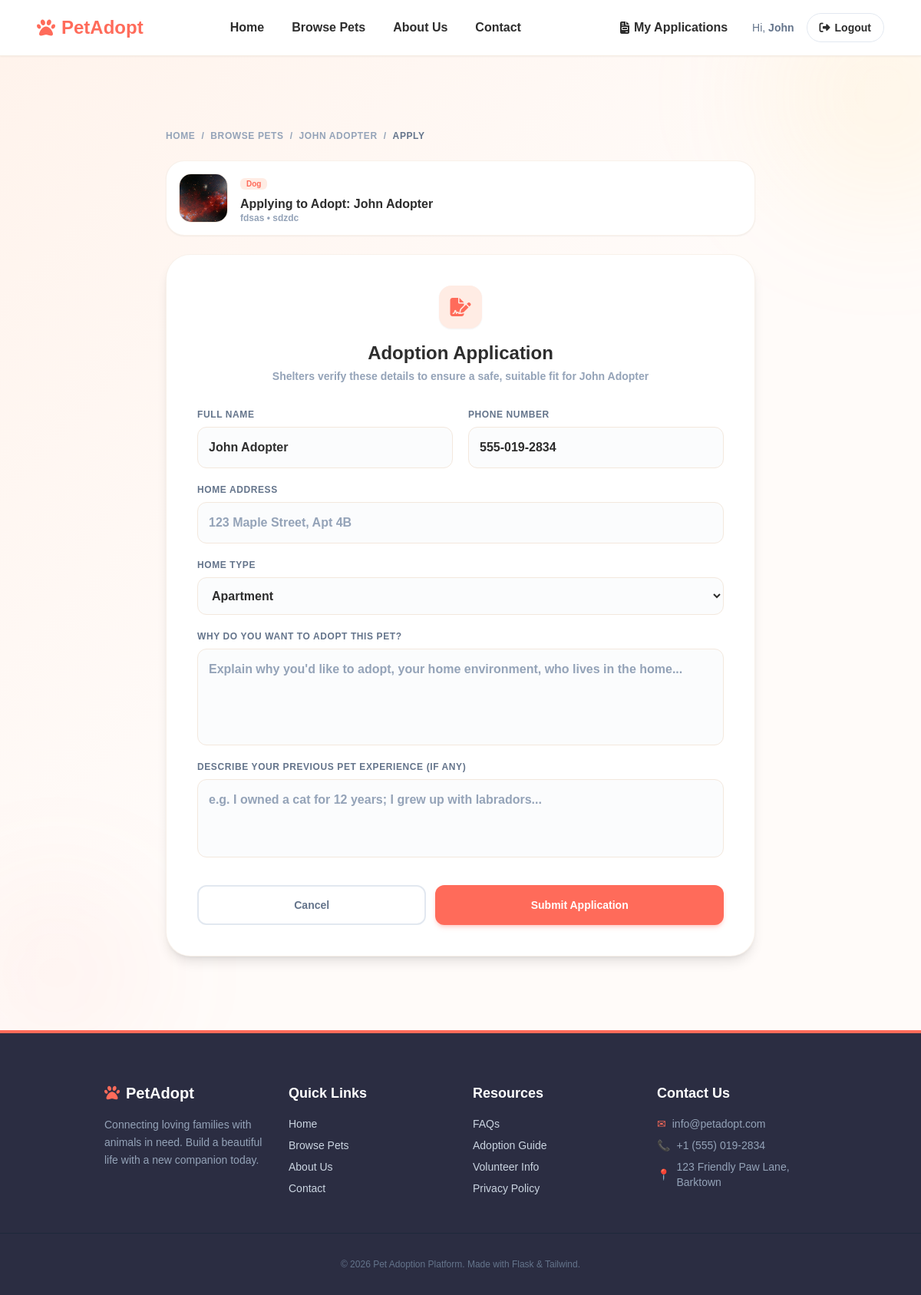
Page /adopt/4 (signed in) on the committed database.
### models.py (models this page shows, shortened)
class User(db.Model, UserMixin):
    __tablename__ = 'users'
    id = db.Column(db.Integer, primary_key=True)
    name = db.Column(db.String(100), nullable=False)
    email = db.Column(db.String(120), unique=True, nullable=False)
    password_hash = db.Column(db.String(255), nullable=False)
    role = db.Column(db.String(20), nullable=False, default='adopter')  # adopter, shelter, admin
    phone = db.Column(db.String(20), nullable=True)
    city = db.Column(db.String(100), nullable=True)
    created_at = db.Column(db.DateTime, default=datetime.utcnow)
    pets = db.relationship('Pet', backref='shelter', lazy=True, cascade="all, delete-orphan")
    applications = db.relationship('AdoptionApplication', backref='applicant', lazy=True, cascade="all, delete-orphan")

class Pet(db.Model):
    __tablename__ = 'pets'
    id = db.Column(db.Integer, primary_key=True)
    name = db.Column(db.String(100), nullable=False)
    species = db.Column(db.String(50), nullable=False)  # Dog, Cat, Rabbit, Bird, Other
    breed = db.Column(db.String(100), nullable=True)
    age = db.Column(db.Integer, nullable=True)
    gender = db.Column(db.String(20), nullable=False)  # Male, Female
    size = db.Column(db.String(20), nullable=False)  # Small, Medium, Large
    color = db.Column(db.String(50), nullable=True)
    description = db.Column(db.Text, nullable=True)
    photo = db.Column(db.String(255), nullable=True, default='default_pet.png')
    location = db.Column(db.String(100), nullable=False)
    vaccinated = db.Column(db.Boolean, default=False)
    is_adopted = db.Column(db.Boolean, default=False)
    shelter_id = db.Column(db.Integer, db.ForeignKey('users.id'), nullable=False)
    created_at = db.Column(db.DateTime, default=datetime.utcnow)
    applications = db.relationship('AdoptionApplication', backref='pet', lazy=True, cascade="all, delete-orphan")

### adoption_routes.py (the view, shortened to what this page needs)
@adoptions_bp.route('/adopt/<int:pet_id>', methods=['GET', 'POST'])
@login_required
@role_required('adopter')
def apply(pet_id):
    pet = Pet.query.get_or_404(pet_id)
    if pet.is_adopted:
        flash('This pet has already been adopted!', 'warning')
        return redirect(url_for('pets.pet_detail', pet_id=pet.id))
    existing_app = AdoptionApplication.query.filter_by(
        pet_id=pet.id,
        applicant_id=current_user.id
    ).first()
    if existing_app:
        flash(f'You have already submitted an application for {pet.name}.', 'info')
        return redirect(url_for('adoptions.my_applications'))
    form = AdoptionForm()
    if request.method == 'GET':
        form.full_name.data = current_user.name
        form.phone.data = current_user.phone
    return render_template('adoptions/apply.html', form=form, pet=pet)

### templates/adoptions/apply.html (shortened to what this page needs)
{% extends 'base.html' %}
{% block content %}
<section class="py-16 md:py-24 bg-gradient-to-br from-[#ffece4]/40 via-[#fffbf9] to-[#fffbf9] px-6 md:px-12 relative overflow-hidden text-left">
    <div class="absolute top-[-100px] right-[-100px] w-[300px] h-[300px] rounded-full bg-[#ffc857]/10 blur-[80px] pointer-events-none"></div>
    <div class="absolute bottom-[-50px] left-[-50px] w-[250px] h-[250px] rounded-full bg-[#ff7e67]/5 blur-[70px] pointer-events-none"></div>
    <div class="container mx-auto max-w-3xl z-10 relative">
        <nav class="flex items-center gap-2 text-xs font-bold uppercase tracking-wider text-slate-400 mb-6">
            <a href="{{ url_for('general.home') }}" class="hover:text-primary transition-colors">Home</a>
            <span>/</span>
            <a href="{{ url_for('pets.pet_list') }}" class="hover:text-primary transition-colors">Browse Pets</a>
            <span>/</span>
            <a href="{{ url_for('pets.pet_detail', pet_id=pet.id) }}" class="hover:text-primary transition-colors">{{ pet.name }}</a>
            <span>/</span>
            <span class="text-slate-500">Apply</span>
        </nav>
        <div class="bg-white border border-border/60 rounded-3xl p-4 shadow-sm mb-6 flex items-center gap-4">
            <div class="w-16 h-16 rounded-2xl overflow-hidden border border-border flex-shrink-0 bg-slate-50">
                {% if pet.photo %}
                    <img
                      src="{{ url_for('static', filename='uploads/pet_photos/' + pet.photo) }}"
                      alt="{{ pet.name }}"
                      class="w-full h-full object-cover"
                    />
                {% else %}
                    <img
                      src="{{ url_for('static', filename='uploads/pet_photos/default_pet.png') }}"
                      alt="{{ pet.name }}"
                      class="w-full h-full object-cover"
                    />
                {% endif %}
            </div>
            <div>
                <span class="text-[10px] font-bold px-2 py-0.5 bg-primary-light text-primary rounded-md">
                    {{ pet.species }}
                </span>
                <h2 class="text-base font-black text-dark mt-1">Applying to Adopt: {{ pet.name }}</h2>
                <p class="text-xs text-slate-400 font-semibold leading-none">
                    {% if pet.breed %}{{ pet.breed }}{% else %}Mixed Breed{% endif %} &bull; {{ pet.location }}
                </p>
            </div>
        </div>
        <div class="bg-white border border-border/60 rounded-[32px] p-8 md:p-10 shadow-lg">
            <div class="text-center mb-8">
                <div class="w-14 h-14 bg-primary-light text-primary rounded-2xl flex items-center justify-center text-2xl mx-auto mb-4 shadow-sm">
                    <i class="fa-solid fa-file-signature"></i>
                </div>
                <h1 class="text-2xl font-black text-dark mb-1">Adoption Application</h1>
                <p class="text-slate-400 text-sm font-semibold">Shelters verify these details to ensure a safe, suitable fit for {{ pet.name }}</p>
            </div>
            <form method="POST" action="{{ url_for('adoptions.apply', pet_id=pet.id) }}" novalidate class="space-y-5">
                <div class="grid grid-cols-1 md:grid-cols-2 gap-5">
                    <div class="flex flex-col gap-2">
                        {{ form.full_name.label(class="text-xs font-bold text-slate-500 uppercase tracking-wider") }}
                        {{ form.full_name(class="w-full bg-slate-50/50 p-3.5 rounded-xl border outline-none text-base text-dark placeholder:text-slate-400 font-semibold transition-all focus:bg-white " + ("border-red-400 focus:border-red-500 focus:ring-4 focus:ring-red-100" if form.full_name.errors else "border-border focus:border-primary focus:ring-4 focus:ring-primary/10"), placeholder="Jane Doe") }}
                    </div>
                    <div class="flex flex-col gap-2">
                        {{ form.phone.label(class="text-xs font-bold text-slate-500 uppercase tracking-wider") }}
                        {{ form.phone(class="w-full bg-slate-50/50 p-3.5 rounded-xl border outline-none text-base text-dark placeholder:text-slate-400 font-semibold transition-all focus:bg-white " + ("border-red-400 focus:border-red-500 focus:ring-4 focus:ring-red-100" if form.phone.errors else "border-border focus:border-primary focus:ring-4 focus:ring-primary/10"), placeholder="555-123-4567") }}
                    </div>
                    <div class="flex flex-col gap-2 md:col-span-2">
                        {{ form.address.label(class="text-xs font-bold text-slate-500 uppercase tracking-wider") }}
                        {{ form.address(class="w-full bg-slate-50/50 p-3.5 rounded-xl border outline-none text-base text-dark placeholder:text-slate-400 font-semibold transition-all focus:bg-white " + ("border-red-400 focus:border-red-500 focus:ring-4 focus:ring-red-100" if form.address.errors else "border-border focus:border-primary focus:ring-4 focus:ring-primary/10"), placeholder="123 Maple Street, Apt 4B") }}
                    </div>
                    <div class="flex flex-col gap-2 md:col-span-2">
                        {{ form.home_type.label(class="text-xs font-bold text-slate-500 uppercase tracking-wider") }}
                        {{ form.home_type(class="w-full bg-slate-50/50 p-3.5 rounded-xl border border-border outline-none text-base text-dark font-semibold transition-all focus:bg-white focus:border-primary focus:ring-4 focus:ring-primary/10 cursor-pointer") }}
                    </div>
                    <div class="flex flex-col gap-2 md:col-span-2">
                        {{ form.reason.label(class="text-xs font-bold text-slate-500 uppercase tracking-wider") }}
                        {{ form.reason(class="w-full bg-slate-50/50 p-3.5 rounded-xl border outline-none text-base text-dark placeholder:text-slate-400 font-semibold transition-all focus:bg-white resize-none " + ("border-red-400 focus:border-red-500 focus:ring-4 focus:ring-red-100" if form.reason.errors else "border-border focus:border-primary focus:ring-4 focus:ring-primary/10"), rows="4", placeholder="Explain why you'd like to adopt, your home environment, who lives in the home...") }}
                    </div>
                    <div class="flex flex-col gap-2 md:col-span-2">
                        {{ form.previous_pet_experience.label(class="text-xs font-bold text-slate-500 uppercase tracking-wider") }}
                        {{ form.previous_pet_experience(class="w-full bg-slate-50/50 p-3.5 rounded-xl border outline-none text-base text-dark placeholder:text-slate-400 font-semibold transition-all focus:bg-white resize-none " + ("border-red-400 focus:border-red-500 focus:ring-4 focus:ring-red-100" if form.previous_pet_experience.errors else "border-border focus:border-primary focus:ring-4 focus:ring-primary/10"), rows="3", placeholder="e.g. I owned a cat for 12 years; I grew up with labradors...") }}
                    </div>
                </div>
                <div class="pt-4 flex flex-col sm:flex-row gap-3">
                    <a
                      href="{{ url_for('pets.pet_detail', pet_id=pet.id) }}"
                      class="flex-grow py-3.5 px-6 border-2 border-slate-200 hover:border-slate-300 text-slate-500 font-bold rounded-xl text-center text-sm transition-all active:scale-95 hover:bg-slate-50"
                    >
                        Cancel
                    </a>
                    {{ form.submit(class="flex-grow py-4 px-6 bg-primary hover:bg-primary-hover text-white font-bold rounded-xl shadow-md shadow-primary/25 transition-all text-sm active:scale-95 hover:-translate-y-0.5 cursor-pointer") }}
                </div>
            </form>
        </div>
    </div>
</section>
{% endblock %}

### templates/base.html (shortened to what this page needs)
<!DOCTYPE html>
<html lang="en">
<head>
    <script src="https://cdn.tailwindcss.com"></script>
    <link href="https://cdnjs.cloudflare.com/ajax/libs/font-awesome/6.4.2/css/all.min.css" rel="stylesheet">
    <link href="{{ url_for('static', filename='css/style.css') }}" rel="stylesheet">
</head>
<body class="bg-[#FFF8F1] text-[#2D2D2D] font-sans antialiased overflow-x-hidden flex flex-col min-h-screen">
    <nav class="sticky top-0 z-40 bg-white/95 backdrop-blur-md border-b border-[#f1e3d3]/60 shadow-sm py-4 px-6 md:px-12 flex justify-between items-center transition-all">
        <a href="{{ url_for('general.home') }}" class="flex items-center gap-2 text-primary font-black text-2xl">
            <i class="fa-solid fa-paw"></i>
            <span>PetAdopt</span>
        </a>
        <div class="hidden lg:flex items-center gap-1">
            <a href="{{ url_for('general.home') }}" class="px-4 py-2 rounded-xl text-base font-semibold transition-all {% if request.endpoint == 'general.home' %}text-primary bg-primary-light{% else %}text-dark hover:text-primary hover:bg-primary-light/40{% endif %}">Home</a>
            <a href="{{ url_for('pets.pet_list') }}" class="px-4 py-2 rounded-xl text-base font-semibold transition-all {% if request.endpoint == 'pets.pet_list' %}text-primary bg-primary-light{% else %}text-dark hover:text-primary hover:bg-primary-light/40{% endif %}">Browse Pets</a>
            <a href="{{ url_for('general.about') }}" class="px-4 py-2 rounded-xl text-base font-semibold transition-all {% if request.endpoint == 'general.about' %}text-primary bg-primary-light{% else %}text-dark hover:text-primary hover:bg-primary-light/40{% endif %}">About Us</a>
            <a href="{{ url_for('general.contact') }}" class="px-4 py-2 rounded-xl text-base font-semibold transition-all {% if request.endpoint == 'general.contact' %}text-primary bg-primary-light{% else %}text-dark hover:text-primary hover:bg-primary-light/40{% endif %}">Contact</a>
        </div>
        <div class="hidden lg:flex items-center gap-3">
            {% if current_user.is_authenticated %}
                <div class="flex items-center gap-4">
                    {% if current_user.role == 'adopter' %}
                        <a href="{{ url_for('adoptions.my_applications') }}" class="flex items-center gap-1.5 px-4 py-2 rounded-xl text-base font-semibold transition-all {% if request.endpoint == 'adoptions.my_applications' %}text-primary bg-primary-light{% else %}text-dark hover:text-primary{% endif %}">
                            <i class="fa-solid fa-file-invoice"></i> My Applications
                        </a>
                    {% endif %}
                    <span class="text-sm font-medium text-slate-500">
                        Hi, <strong>{{ current_user.name.split(' ')[0] }}</strong>
                    </span>
                    <a href="{{ url_for('auth.logout') }}" class="flex items-center gap-1.5 px-4 py-2 rounded-full border border-slate-200 hover:border-primary hover:text-primary font-semibold text-sm transition-all">
                        <i class="fa-solid fa-right-from-bracket"></i> Logout
                    </a>
                </div>
            {% endif %}
        </div>
    </nav>
    <main class="flex-grow">
        {% block content %}{% endblock %}
    </main>
    <footer class="bg-[#2b2d42] text-[#ecf0f1] pt-16 pb-8 border-t-4 border-primary">
        <div class="container mx-auto px-6 md:px-12 grid grid-cols-1 md:grid-cols-4 gap-8">
            <div>
                <h5 class="text-white text-xl font-black flex items-center gap-2 mb-4">
                    <i class="fa-solid fa-paw text-primary"></i> PetAdopt
                </h5>
                <p class="text-slate-400 text-sm leading-relaxed">Connecting loving families with animals in need. Build a beautiful life with a new companion today.</p>
            </div>
            <div>
                <h6 class="text-white font-bold text-lg mb-4">Quick Links</h6>
                <div class="flex flex-col gap-2">
                    <a href="{{ url_for('general.home') }}" class="text-left text-slate-300 hover:text-primary text-sm transition-all">Home</a>
                    <a href="{{ url_for('pets.pet_list') }}" class="text-left text-slate-300 hover:text-primary text-sm transition-all">Browse Pets</a>
                    <a href="{{ url_for('general.about') }}" class="text-left text-slate-300 hover:text-primary text-sm transition-all">About Us</a>
                    <a href="{{ url_for('general.contact') }}" class="text-left text-slate-300 hover:text-primary text-sm transition-all">Contact</a>
                </div>
            </div>
            <div>
                <h6 class="text-white font-bold text-lg mb-4">Resources</h6>
                <div class="flex flex-col gap-2 text-slate-300 text-sm">
                    <a href="#" class="hover:text-primary transition-all">FAQs</a>
                    <a href="#" class="hover:text-primary transition-all">Adoption Guide</a>
                    <a href="#" class="hover:text-primary transition-all">Volunteer Info</a>
                    <a href="#" class="hover:text-primary transition-all">Privacy Policy</a>
                </div>
            </div>
            <div>
                <h6 class="text-white font-bold text-lg mb-4">Contact Us</h6>
                <p class="text-slate-400 text-sm mb-2 flex items-center gap-2"><span class="text-primary">✉</span> info@petadopt.com</p>
                <p class="text-slate-400 text-sm mb-2 flex items-center gap-2"><span class="text-primary">📞</span> +1 (555) 019-2834</p>
                <p class="text-slate-400 text-sm flex items-center gap-2"><span class="text-primary">📍</span> 123 Friendly Paw Lane, Barktown</p>
            </div>
        </div>
        <div class="border-t border-slate-800 pt-8 mt-12 text-center text-slate-500 text-xs">
            <p>&copy; 2026 Pet Adoption Platform. Made with Flask & Tailwind.</p>
        </div>
    </footer>
</body>
</html>

### rows in the picture
User: name "John", phone "555-019-2834"
Pet: name "JOHN ADOPTER", photo (picture), species "Dog", name "John Adopter", breed "fdsas", location "sdzdc"
